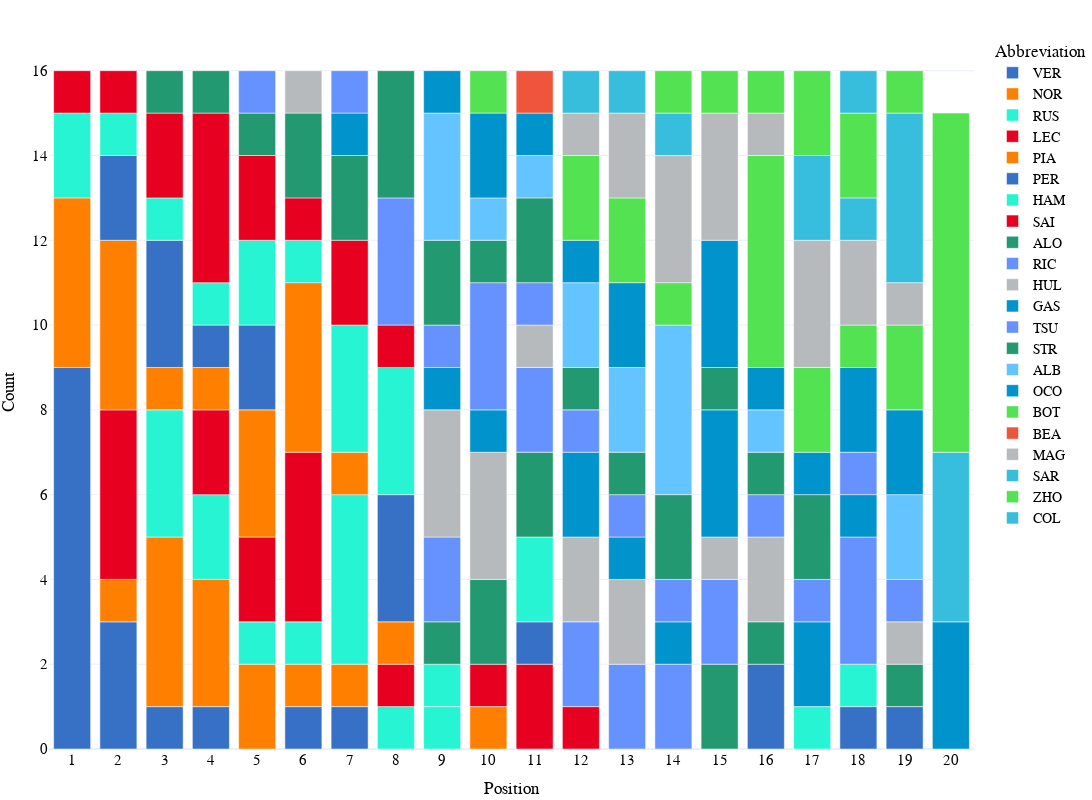

Notebook code cell kept with this figure:
### Code cell
fig_qualy=px.bar(grouped_qualy, 
           x="Position", 
           y='Count', 
           color='Abbreviation',
        #    title="Race Position Counts By Driver for the {} F1 Season".format(year),
           height=800, 
           width=1200, 
           template="plotly_white",
           color_discrete_map={
                "ALB": "#64C4FF",
                 "ALO": "#229971",
                 "BOT": "#52e252",
                 "COL": "#37BEDD",
                 "GAS": "#0093cc",
                 "HAM": "#27F4D2",
                 "HUL": "#B6BABD",
                 "LEC": "#E80020",
                 "MAG": "#B6BABD",
                 "NOR": "#FF8000",
                 "OCO": "#0093cc",
                 "PER": "#3671C6",
                 "PIA": "#FF8000",
                 "RIC": "#6692FF",
                 "RUS": "#27F4D2",
                 "SAI": "#E80020",
                 "SAR": "#37BEDD",
                 "STR": "#229971",
                 "TSU": "#6692FF",
                 "VER": "#3671C6",
                 "ZHO": "#52e252"
            },
            )

fig_qualy.update_layout(
    hoverlabel=dict(
        bgcolor="white",
        font_size=16,
        font_family="PT Sans Narrow"
    ),
    title_x=0.5,
    yaxis = dict(tickfont = dict(size=15)),
    xaxis = dict(tickfont = dict(size=15),
    tickmode = 'linear',
    tick0 = 1,
    dtick = 1),
    font=dict(
        family="PT Sans Narrow",
        size=14,
        color="Black"
    ),
    title_font_family="PT Sans Narrow",
        margin=dict(l=5, r=5, t=35, b=5)
)
# fig.update_traces(marker={'size': 12})

### Figure 1 — Plotly figure (JSON) as saved in the notebook; plotly's stock layout.template omitted (floating-point values rounded to 4 significant figures)
{"data": [{"alignmentgroup": "True", "hovertemplate": "Abbreviation=VER<br>Position=%{x}<br>Count=%{y}<extra></extra>", "legendgroup": "VER", "marker": {"color": "#3671C6", "pattern": {"shape": ""}}, "name": "VER", "offsetgroup": "VER", "orientation": "v", "showlegend": true, "textposition": "auto", "type": "bar", "x": [1, 2, 3, 4, 6, 7], "xaxis": "x", "y": [9, 3, 1, 1, 1, 1], "yaxis": "y"}, {"alignmentgroup": "True", "hovertemplate": "Abbreviation=NOR<br>Position=%{x}<br>Count=%{y}<extra></extra>", "legendgroup": "NOR", "marker": {"color": "#FF8000", "pattern": {"shape": ""}}, "name": "NOR", "offsetgroup": "NOR", "orientation": "v", "showlegend": true, "textposition": "auto", "type": "bar", "x": [1, 2, 3, 4, 5, 6, 7], "xaxis": "x", "y": [4, 1, 4, 3, 2, 1, 1], "yaxis": "y"}, {"alignmentgroup": "True", "hovertemplate": "Abbreviation=RUS<br>Position=%{x}<br>Count=%{y}<extra></extra>", "legendgroup": "RUS", "marker": {"color": "#27F4D2", "pattern": {"shape": ""}}, "name": "RUS", "offsetgroup": "RUS", "orientation": "v", "showlegend": true, "textposition": "auto", "type": "bar", "x": [1, 3, 4, 5, 6, 7, 8, 9, 17], "xaxis": "x", "y": [2, 3, 2, 1, 1, 4, 1, 1, 1], "yaxis": "y"}, {"alignmentgroup": "True", "hovertemplate": "Abbreviation=LEC<br>Position=%{x}<br>Count=%{y}<extra></extra>", "legendgroup": "LEC", "marker": {"color": "#E80020", "pattern": {"shape": ""}}, "name": "LEC", "offsetgroup": "LEC", "orientation": "v", "showlegend": true, "textposition": "auto", "type": "bar", "x": [1, 2, 4, 5, 6, 8, 11], "xaxis": "x", "y": [1, 4, 2, 2, 4, 1, 2], "yaxis": "y"}, {"alignmentgroup": "True", "hovertemplate": "Abbreviation=PIA<br>Position=%{x}<br>Count=%{y}<extra></extra>", "legendgroup": "PIA", "marker": {"color": "#FF8000", "pattern": {"shape": ""}}, "name": "PIA", "offsetgroup": "PIA", "orientation": "v", "showlegend": true, "textposition": "auto", "type": "bar", "x": [2, 3, 4, 5, 6, 7, 8, 10], "xaxis": "x", "y": [4, 1, 1, 3, 4, 1, 1, 1], "yaxis": "y"}, {"alignmentgroup": "True", "hovertemplate": "Abbreviation=PER<br>Position=%{x}<br>Count=%{y}<extra></extra>", "legendgroup": "PER", "marker": {"color": "#3671C6", "pattern": {"shape": ""}}, "name": "PER", "offsetgroup": "PER", "orientation": "v", "showlegend": true, "textposition": "auto", "type": "bar", "x": [2, 3, 4, 5, 8, 11, 16, 18, 19], "xaxis": "x", "y": [2, 3, 1, 2, 3, 1, 2, 1, 1], "yaxis": "y"}, {"alignmentgroup": "True", "hovertemplate": "Abbreviation=HAM<br>Position=%{x}<br>Count=%{y}<extra></extra>", "legendgroup": "HAM", "marker": {"color": "#27F4D2", "pattern": {"shape": ""}}, "name": "HAM", "offsetgroup": "HAM", "orientation": "v", "showlegend": true, "textposition": "auto", "type": "bar", "x": [2, 3, 4, 5, 6, 7, 8, 9, 11, 18], "xaxis": "x", "y": [1, 1, 1, 2, 1, 3, 3, 1, 2, 1], "yaxis": "y"}, {"alignmentgroup": "True", "hovertemplate": "Abbreviation=SAI<br>Position=%{x}<br>Count=%{y}<extra></extra>", "legendgroup": "SAI", "marker": {"color": "#E80020", "pattern": {"shape": ""}}, "name": "SAI", "offsetgroup": "SAI", "orientation": "v", "showlegend": true, "textposition": "auto", "type": "bar", "x": [2, 3, 4, 5, 6, 7, 8, 10, 12], "xaxis": "x", "y": [1, 2, 4, 2, 1, 2, 1, 1, 1], "yaxis": "y"}, {"alignmentgroup": "True", "hovertemplate": "Abbreviation=ALO<br>Position=%{x}<br>Count=%{y}<extra></extra>", "legendgroup": "ALO", "marker": {"color": "#229971", "pattern": {"shape": ""}}, "name": "ALO", "offsetgroup": "ALO", "orientation": "v", "showlegend": true, "textposition": "auto", "type": "bar", "x": [3, 4, 5, 6, 7, 9, 10, 11, 15, 16, 19], "xaxis": "x", "y": [1, 1, 1, 2, 2, 1, 2, 2, 2, 1, 1], "yaxis": "y"}, {"alignmentgroup": "True", "hovertemplate": "Abbreviation=RIC<br>Position=%{x}<br>Count=%{y}<extra></extra>", "legendgroup": "RIC", "marker": {"color": "#6692FF", "pattern": {"shape": ""}}, "name": "RIC", "offsetgroup": "RIC", "orientation": "v", "showlegend": true, "textposition": "auto", "type": "bar", "x": [5, 9, 11, 12, 13, 14, 15, 18], "xaxis": "x", "y": [1, 2, 2, 2, 2, 2, 2, 3], "yaxis": "y"}, {"alignmentgroup": "True", "hovertemplate": "Abbreviation=HUL<br>Position=%{x}<br>Count=%{y}<extra></extra>", "legendgroup": "HUL", "marker": {"color": "#B6BABD", "pattern": {"shape": ""}}, "name": "HUL", "offsetgroup": "HUL", "orientation": "v", "showlegend": true, "textposition": "auto", "type": "bar", "x": [6, 9, 10, 11, 12, 13, 15, 16, 19], "xaxis": "x", "y": [1, 3, 3, 1, 2, 2, 1, 2, 1], "yaxis": "y"}, {"alignmentgroup": "True", "hovertemplate": "Abbreviation=GAS<br>Position=%{x}<br>Count=%{y}<extra></extra>", "legendgroup": "GAS", "marker": {"color": "#0093cc", "pattern": {"shape": ""}}, "name": "GAS", "offsetgroup": "GAS", "orientation": "v", "showlegend": true, "textposition": "auto", "type": "bar", "x": [7, 9, 10, 12, 13, 14, 15, 17, 18, 20], "xaxis": "x", "y": [1, 1, 1, 2, 1, 1, 3, 2, 1, 3], "yaxis": "y"}, {"alignmentgroup": "True", "hovertemplate": "Abbreviation=TSU<br>Position=%{x}<br>Count=%{y}<extra></extra>", "legendgroup": "TSU", "marker": {"color": "#6692FF", "pattern": {"shape": ""}}, "name": "TSU", "offsetgroup": "TSU", "orientation": "v", "showlegend": true, "textposition": "auto", "type": "bar", "x": [7, 8, 9, 10, 11, 12, 13, 14, 16, 17, 18, 19], "xaxis": "x", "y": [1, 3, 1, 3, 1, 1, 1, 1, 1, 1, 1, 1], "yaxis": "y"}, {"alignmentgroup": "True", "hovertemplate": "Abbreviation=STR<br>Position=%{x}<br>Count=%{y}<extra></extra>", "legendgroup": "STR", "marker": {"color": "#229971", "pattern": {"shape": ""}}, "name": "STR", "offsetgroup": "STR", "orientation": "v", "showlegend": true, "textposition": "auto", "type": "bar", "x": [8, 9, 10, 11, 12, 13, 14, 15, 16, 17], "xaxis": "x", "y": [3, 2, 1, 2, 1, 1, 2, 1, 1, 2], "yaxis": "y"}, {"alignmentgroup": "True", "hovertemplate": "Abbreviation=ALB<br>Position=%{x}<br>Count=%{y}<extra></extra>", "legendgroup": "ALB", "marker": {"color": "#64C4FF", "pattern": {"shape": ""}}, "name": "ALB", "offsetgroup": "ALB", "orientation": "v", "showlegend": true, "textposition": "auto", "type": "bar", "x": [9, 10, 11, 12, 13, 14, 16, 19], "xaxis": "x", "y": [3, 1, 1, 2, 2, 4, 1, 2], "yaxis": "y"}, {"alignmentgroup": "True", "hovertemplate": "Abbreviation=OCO<br>Position=%{x}<br>Count=%{y}<extra></extra>", "legendgroup": "OCO", "marker": {"color": "#0093cc", "pattern": {"shape": ""}}, "name": "OCO", "offsetgroup": "OCO", "orientation": "v", "showlegend": true, "textposition": "auto", "type": "bar", "x": [9, 10, 11, 12, 13, 15, 16, 17, 18, 19], "xaxis": "x", "y": [1, 2, 1, 1, 2, 3, 1, 1, 2, 2], "yaxis": "y"}, {"alignmentgroup": "True", "hovertemplate": "Abbreviation=BOT<br>Position=%{x}<br>Count=%{y}<extra></extra>", "legendgroup": "BOT", "marker": {"color": "#52e252", "pattern": {"shape": ""}}, "name": "BOT", "offsetgroup": "BOT", "orientation": "v", "showlegend": true, "textposition": "auto", "type": "bar", "x": [10, 12, 13, 14, 16, 17, 18, 19], "xaxis": "x", "y": [1, 2, 2, 1, 5, 2, 1, 2], "yaxis": "y"}, {"alignmentgroup": "True", "hovertemplate": "Abbreviation=BEA<br>Position=%{x}<br>Count=%{y}<extra></extra>", "legendgroup": "BEA", "marker": {"color": "#EF553B", "pattern": {"shape": ""}}, "name": "BEA", "offsetgroup": "BEA", "orientation": "v", "showlegend": true, "textposition": "auto", "type": "bar", "x": [11], "xaxis": "x", "y": [1], "yaxis": "y"}, {"alignmentgroup": "True", "hovertemplate": "Abbreviation=MAG<br>Position=%{x}<br>Count=%{y}<extra></extra>", "legendgroup": "MAG", "marker": {"color": "#B6BABD", "pattern": {"shape": ""}}, "name": "MAG", "offsetgroup": "MAG", "orientation": "v", "showlegend": true, "textposition": "auto", "type": "bar", "x": [12, 13, 14, 15, 16, 17, 18, 19], "xaxis": "x", "y": [1, 2, 3, 3, 1, 3, 2, 1], "yaxis": "y"}, {"alignmentgroup": "True", "hovertemplate": "Abbreviation=SAR<br>Position=%{x}<br>Count=%{y}<extra></extra>", "legendgroup": "SAR", "marker": {"color": "#37BEDD", "pattern": {"shape": ""}}, "name": "SAR", "offsetgroup": "SAR", "orientation": "v", "showlegend": true, "textposition": "auto", "type": "bar", "x": [12, 13, 14, 17, 18, 19, 20], "xaxis": "x", "y": [1, 1, 1, 2, 1, 4, 4], "yaxis": "y"}, {"alignmentgroup": "True", "hovertemplate": "Abbreviation=ZHO<br>Position=%{x}<br>Count=%{y}<extra></extra>", "legendgroup": "ZHO", "marker": {"color": "#52e252", "pattern": {"shape": ""}}, "name": "ZHO", "offsetgroup": "ZHO", "orientation": "v", "showlegend": true, "textposition": "auto", "type": "bar", "x": [14, 15, 16, 17, 18, 19, 20], "xaxis": "x", "y": [1, 1, 1, 2, 2, 1, 8], "yaxis": "y"}, {"alignmentgroup": "True", "hovertemplate": "Abbreviation=COL<br>Position=%{x}<br>Count=%{y}<extra></extra>", "legendgroup": "COL", "marker": {"color": "#37BEDD", "pattern": {"shape": ""}}, "name": "COL", "offsetgroup": "COL", "orientation": "v", "showlegend": true, "textposition": "auto", "type": "bar", "x": [18], "xaxis": "x", "y": [1], "yaxis": "y"}], "layout": {"barmode": "relative", "font": {"color": "Black", "family": "PT Sans Narrow", "size": 14}, "height": 800, "hoverlabel": {"bgcolor": "white", "font": {"family": "PT Sans Narrow", "size": 16}}, "legend": {"title": {"text": "Abbreviation"}, "tracegroupgap": 0}, "margin": {"b": 5, "l": 5, "r": 5, "t": 35}, "title": {"font": {"family": "PT Sans Narrow"}, "x": 0.5}, "width": 1200, "xaxis": {"anchor": "y", "domain": [0, 1], "dtick": 1, "tick0": 1, "tickfont": {"size": 15}, "tickmode": "linear", "title": {"text": "Position"}}, "yaxis": {"anchor": "x", "domain": [0, 1], "tickfont": {"size": 15}, "title": {"text": "Count"}}}}
